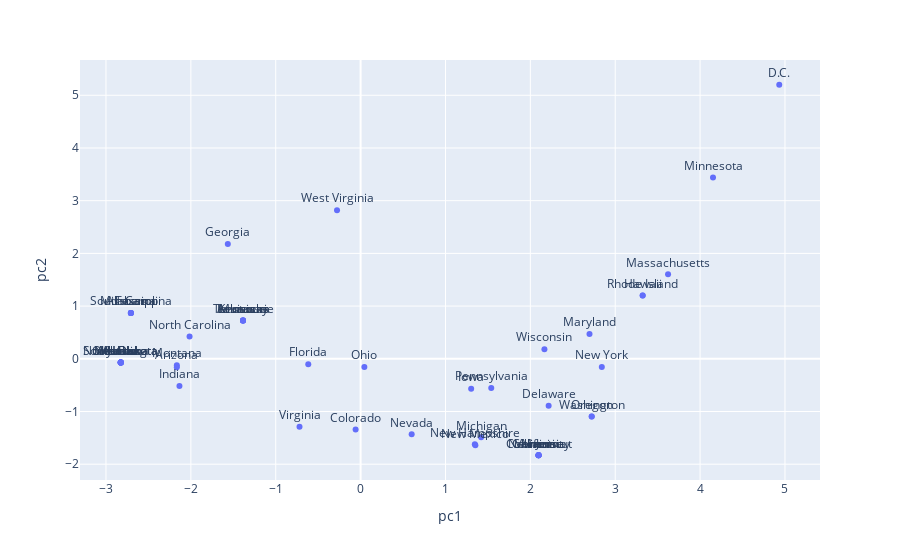

Write notebook code for a chart like this one.
### Markdown cell above
### Part i

### Code cell
import plotly.express as px

fig = px.scatter(first_2_pcs, x="pc1", y="pc2", text=list(df_1972_to_2016.index))

fig.update_traces(textposition='top center')

### Figure 1 — Plotly figure (JSON) as saved in the notebook; plotly's stock layout.template omitted (floating-point values rounded to 4 significant figures)
{"data": [{"hovertemplate": "pc1=%{x}<br>pc2=%{y}<br>text=%{text}<extra></extra>", "legendgroup": "", "marker": {"color": "#636efa", "symbol": "circle"}, "mode": "markers+text", "name": "", "orientation": "v", "showlegend": false, "text": ["Alabama", "Alaska", "Arizona", "Arkansas", "California", "Colorado", "Connecticut", "Delaware", "D.C.", "Florida", "Georgia", "Hawaii", "Idaho", "Illinois", "Indiana", "Iowa", "Kansas", "Kentucky", "Louisiana", "Maine", "Maryland", "Massachusetts", "Michigan", "Minnesota", "Mississippi", "Missouri", "Montana", "Nebraska", "Nevada", "New Hampshire", "New Jersey", "New Mexico", "New York", "North Carolina", "North Dakota", "Ohio", "Oklahoma", "Oregon", "Pennsylvania", "Rhode Island", "South Carolina", "South Dakota", "Tennessee", "Texas", "Utah", "Vermont", "Virginia", "Washington", "West Virginia", "Wisconsin", "Wyoming"], "textposition": "top center", "type": "scatter", "x": [-2.707, -2.826, -2.166, -1.386, 2.097, -0.05891, 2.097, 2.216, 4.933, -0.6165, -1.565, 3.324, -2.826, 2.097, -2.134, 1.303, -2.826, -1.386, -1.386, 2.097, 2.697, 3.623, 1.42, 4.152, -2.707, -1.386, -2.165, -2.826, 0.6016, 1.346, 2.097, 1.352, 2.842, -2.015, -2.826, 0.04438, -2.826, 2.723, 1.539, 3.324, -2.707, -2.826, -1.386, -2.707, -2.826, 2.097, -0.7198, 2.723, -0.2776, 2.166, -2.826], "xaxis": "x", "y": [0.8703, -0.06819, -0.1601, 0.726, -1.83, -1.342, -1.83, -0.8917, 5.2, -0.1032, 2.178, 1.202, -0.06819, -1.83, -0.5141, -0.5685, -0.06819, 0.726, 0.726, -1.83, 0.4682, 1.604, -1.49, 3.438, 0.8703, 0.726, -0.1205, -0.06819, -1.434, -1.622, -1.83, -1.642, -0.1577, 0.4243, -0.06819, -0.1555, -0.06819, -1.096, -0.5519, 1.202, 0.8703, -0.06819, 0.726, 0.8703, -0.06819, -1.83, -1.289, -1.096, 2.82, 0.1821, -0.06819], "yaxis": "y"}], "layout": {"legend": {"tracegroupgap": 0}, "margin": {"t": 60}, "xaxis": {"anchor": "y", "domain": [0, 1], "title": {"text": "pc1"}}, "yaxis": {"anchor": "x", "domain": [0, 1], "title": {"text": "pc2"}}}}
